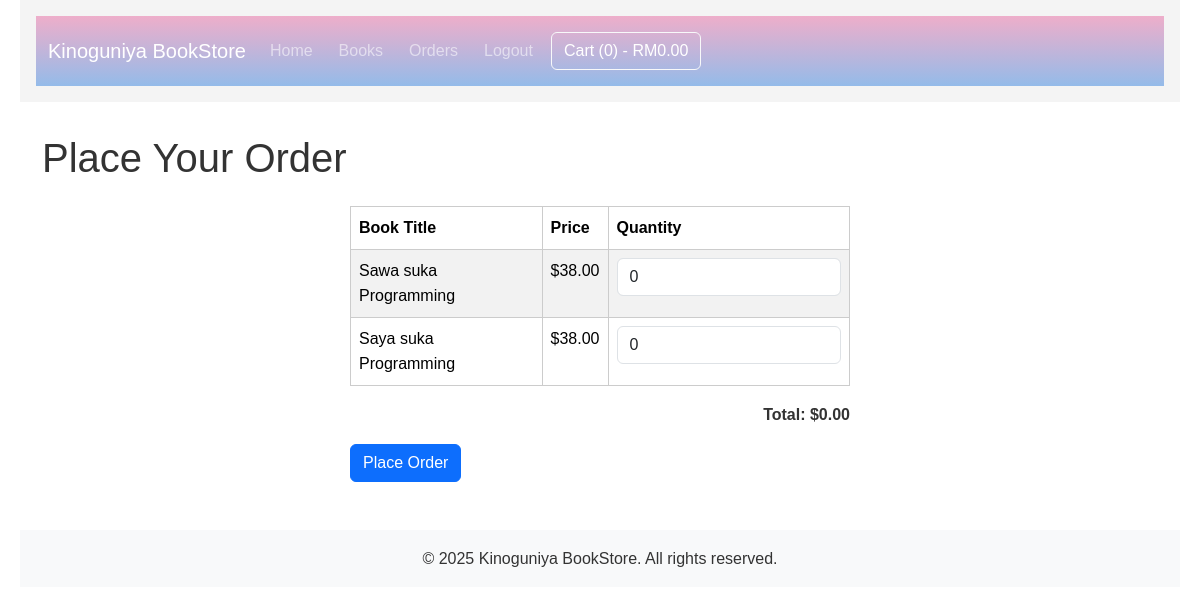
Page /orders/form.php (signed in) on the committed database.
### tables this page shows
CREATE TABLE `book` (
  `id` int(11) NOT NULL AUTO_INCREMENT,
  `isbn` varchar(20) NOT NULL,
  `book_title` varchar(255) NOT NULL,
  `category` varchar(100) NOT NULL,
  `price` decimal(10,2) NOT NULL,
  `copyright_date` date NOT NULL,
  `year` year(4) NOT NULL,
  `page_count` int(11) NOT NULL,
  `p_id` int(11) NOT NULL,
  `s_id` int(11) NOT NULL,
  `a_id` int(11) NOT NULL,
  `is_active` tinyint(1) NOT NULL DEFAULT '1',
  PRIMARY KEY (`id`),
  KEY `publishere_idx` (`p_id`),
  KEY `addded_by_idx` (`s_id`),
  CONSTRAINT `addded_by` FOREIGN KEY (`s_id`) REFERENCES `staff` (`id`) ON DELETE NO ACTION ON UPDATE NO ACTION,
  CONSTRAINT `publisher` FOREIGN KEY (`p_id`) REFERENCES `publisher` (`id`) ON DELETE NO ACTION ON UPDATE NO ACTION
);

### includes/db.php (called while the page is built, shortened)
<?php
class Database {
    private static $instance = null;
    private $conn;
    private function __construct() {
        $this->conn = new mysqli(DB_HOST, DB_USER, DB_PASS, DB_NAME);
    }
    public static function getInstance() {
        if (self::$instance === null) {
            self::$instance = new self();
        }
        return self::$instance;
    }
    public function query($sql) {
        $result = $this->conn->query($sql);
        return $result;
    }
}
function db_query($sql) {
    return Database::getInstance()->query($sql);
}
?>

### orders/form.php (the view, shortened to what this page needs)
<?php
$books_query = "SELECT id, book_title, price FROM book ORDER BY book_title";
$books_result = db_query($books_query);
?>
<!DOCTYPE html>
<html lang="en">
<head>
    <link href="../css/bootstrap.min.css" rel="stylesheet">
    <link rel="stylesheet" href="../css/style.css">
</head>
<body>
    <?php include_once ('../includes/menu.php') ?>
    <div class="container">
        <h1 class="mb-4">Place Your Order</h1>
        <form action="form.php" method="post" id="orderForm">
            <div class="table-responsive">
                <table class="table table-striped">
                    <thead>
                        <tr>
                            <th>Book Title</th>
                            <th>Price</th>
                            <th>Quantity</th>
                        </tr>
                    </thead>
                    <tbody>
                        <?php while ($book = mysqli_fetch_assoc($books_result)): ?>
                            <tr>
                                <td><?php echo htmlspecialchars($book['book_title']); ?></td>
                                <td>$<?php echo number_format($book['price'], 2); ?></td>
                                <td>
                                    <input type="number" name="quantities[]" class="form-control quantity-input" min="0"
                                        value="0" data-price="<?php echo $book['price']; ?>">
                                </td>
                            </tr>
                        <?php endwhile; ?>
                    </tbody>
                </table>
            </div>
            <div class="text-end mb-3">
                <strong>Total: $<span id="orderTotal">0.00</span></strong>
            </div>
            <button type="submit" class="btn btn-primary">Place Order</button>
        </form>
    </div>
    <footer class="mt-5 py-3 bg-light">
        <div class="container text-center">
            <p class="mb-0">&copy; <?php echo date('Y'); ?> <?php echo SITE_NAME; ?>. All rights reserved.</p>
        </div>
    </footer>
</body>
</html>

### css/style.css (style rules this page uses)
* { margin: 0; padding: 0; box-sizing: border-box; }
body { font-family: Arial, sans-serif; line-height: 1.6; color: #333; max-width: 1200px; margin: 0 auto; padding: 0 20px; }
form { max-width: 500px; margin: 0 auto; }
table { width: 100%; border-collapse: collapse; margin-bottom: 2rem; }
table th, table td { padding: 0.5rem; border: 1px solid #ccc; text-align: left; }
table th { background-color: #f4f4f4; font-weight: bold; }
footer { background-color: #f4f4f4; padding: 1rem; text-align: center; margin-top: 2rem; }

### rows in the picture
book: book_title "Sawa suka Programming", price "38.00"
book: book_title "Saya suka Programming", price "38.00"

### other values in the picture
SITE_NAME "Kinoguniya BookStore"
count($_SESSION['cart']) "0"
get_cart_total() "0.00"
